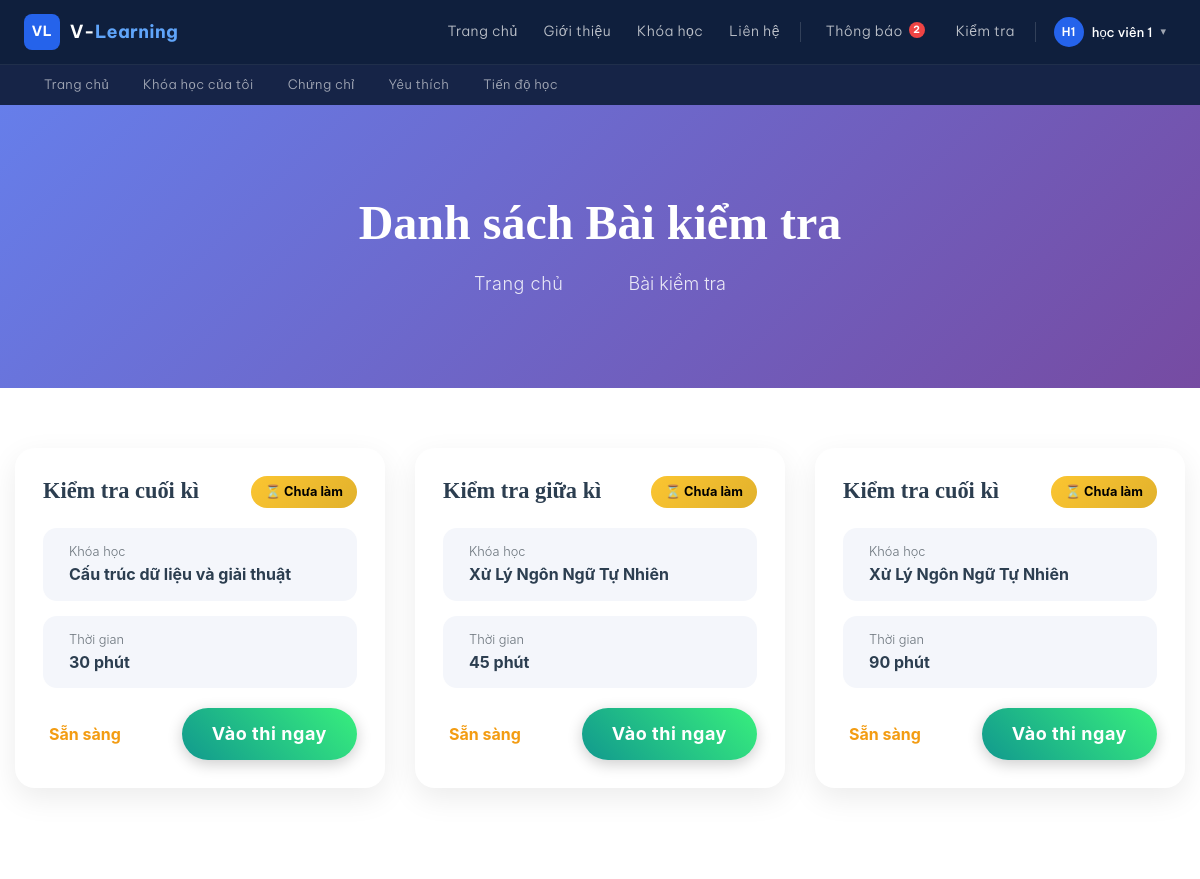
Page /quiz_list.php (signed in) on the committed database.
### tables this page shows
CREATE TABLE `quizzes` (
  `id` int NOT NULL,
  `course_id` int DEFAULT NULL,
  `title` varchar(255) DEFAULT NULL,
  `created_at` datetime DEFAULT CURRENT_TIMESTAMP,
  `time_limit` int DEFAULT '45'
);

CREATE TABLE `courses` (
  `id` int NOT NULL,
  `category_id` int DEFAULT NULL,
  `title` varchar(255) DEFAULT NULL,
  `description` text,
  `thumbnail` varchar(255) DEFAULT NULL,
  `price` decimal(10,2) NOT NULL DEFAULT '0.00',
  `status` enum('draft','published','archived') NOT NULL DEFAULT 'draft',
  `updated_at` timestamp NOT NULL DEFAULT CURRENT_TIMESTAMP ON UPDATE CURRENT_TIMESTAMP,
  `slug` varchar(255) NOT NULL,
  `teacher_id` int DEFAULT NULL,
  `created_at` datetime DEFAULT CURRENT_TIMESTAMP
);

### quiz_list.php (the view, shortened to what this page needs)
<?php
include 'config.php';
$user_id = $_SESSION['user_id'];
$sql = "SELECT q.*, c.title as course_name
        FROM quizzes q
        JOIN courses c ON q.course_id = c.id
        JOIN enrollments e ON c.id = e.course_id
        WHERE e.user_id = ?
        ORDER BY q.id DESC";
$stmt = $conn->prepare($sql);
$stmt->bind_param("i", $user_id);
$stmt->execute();
$result = $stmt->get_result();
?>
<?php include 'header.php'; ?>
<div class="breadcrumbs-custom">
    <div class="container">
        <h1 class="breadcrumbs-custom-title">Danh sách Bài kiểm tra</h1>
        <ul class="breadcrumbs-custom-path">
            <li><a href="home.php">Trang chủ</a></li>
            <li class="active">Bài kiểm tra</li>
        </ul>
    </div>
</div>
<section class="section section-lg bg-default" style="padding: 60px 0;">
    <div class="container">
        <?php if($result->num_rows > 0): ?>
            <div class="row">
                <?php while($row = $result->fetch_assoc()):
                    $q_id = $row['id'];
                    $check_sql = "SELECT score FROM exam_results WHERE user_id = ? AND quiz_id = ?";
                    $check_stmt = $conn->prepare($check_sql);
                    $check_stmt->bind_param("ii", $user_id, $q_id);
                    $check_stmt->execute();
                    $check_res = $check_stmt->get_result();
                    $done = $check_res->fetch_assoc();
                ?>
                <div class="col-md-6 col-lg-4" style="margin-bottom: 30px;">
                    <div class="quiz-card wow fadeInUp">
                        <div class="quiz-card-header">
                            <h3 class="quiz-card-title">
                                <i class="mdi mdi-clipboard-text-outline"></i> <?= htmlspecialchars($row['title']) ?>
                            </h3>
                            <span class="quiz-status-badge <?= $done ? 'badge-completed' : 'badge-pending' ?>">
                                <?= $done ? '✓ Đã hoàn thành' : '⏳ Chưa làm' ?>
                            </span>
                        </div>
                        <div class="quiz-card-body">
                            <div class="quiz-info-item">
                                <div class="quiz-info-item-content">
                                    <div class="quiz-info-item-label">Khóa học</div>
                                    <div class="quiz-info-item-value"><?= htmlspecialchars($row['course_name']) ?></div>
                                </div>
                            </div>
                            <div class="quiz-info-item">
                                <div class="quiz-info-item-content">
                                    <div class="quiz-info-item-label">Thời gian</div>
                                    <div class="quiz-info-item-value"><?= $row['time_limit'] ?> phút</div>
                                </div>
                            </div>
                        </div>
                        <div class="quiz-card-footer">
                            <?php if($done): ?>
                                <div class="quiz-score done">
                                    <i class="mdi mdi-trophy"></i>
                                    <span><?= floatval($done['score']) ?> / 10 điểm</span>
                                </div>
                                <button class="btn btn-secondary" disabled title="Bạn chỉ được làm bài 1 lần">
                                    <i class="mdi mdi-lock"></i> Đã nộp bài
                                </button>
                            <?php else: ?>
                                <div class="quiz-score ready" style="color: #f39c12; font-size: 1rem;">
                                    <span>Sẵn sàng</span>
                                </div>
                                <a href="take_quiz.php?id=<?= $row['id'] ?>"
                                    style="display: inline-flex;
                                            align-items: center;
                                            justify-content: center;
                                            background: linear-gradient(45deg, #11998e, #38ef7d); /* Màu nền Gradient */
                                            border: none;
                                            border-radius: 50px;
                                            padding: 12px 30px;
                                            color: white;              /* Chữ màu trắng */
                                            text-decoration: none;
                                            font-weight: bold;
                                            box-shadow: 0 4px 15px rgba(0,0,0,0.2);"> <span>Vào thi ngay <i class="mdi mdi-play-circle-outline"></i></span>
                                    </a>
                            <?php endif; ?>
                        </div>
                    </div>
                </div>
                <?php endwhile; ?>
            </div>
        <?php endif; ?>
    </div>
</section>
<?php include 'footer.php'; ?>

### header.php (style rules this page uses)
* { box-sizing: border-box; }

### quiz_list.php (style rules this page uses)
.breadcrumbs-custom { background: linear-gradient(135deg, #667eea 0%, #764ba2 100%); padding: 90px 0; text-align: center; }
.breadcrumbs-custom-title { font-size: 3rem; font-weight: 800; color: #fff; }
.breadcrumbs-custom-path li, .breadcrumbs-custom-path a { color: rgba(255,255,255,0.85); }
.quiz-card { background: #ffffff; border-radius: 20px; padding: 28px; box-shadow: 0 10px 30px rgba(0,0,0,0.08); transition: all 0.35s ease; height: 100%; }
.quiz-card-header { display: flex; justify-content: space-between; gap: 15px; margin-bottom: 20px; }
.quiz-card-title { font-size: 1.4rem; font-weight: 700; color: #2c3e50; }
.quiz-status-badge { padding: 6px 14px; border-radius: 20px; font-size: 0.8rem; font-weight: 700; white-space: nowrap; }
.badge-pending { background: linear-gradient(135deg, #fbc531, #e1b12c); color: #000; }
.quiz-card-body { display: grid; grid-template-columns: 1fr; gap: 15px; margin-bottom: 20px; }
.quiz-info-item { display: flex; align-items: center; gap: 12px; padding: 14px; background: #f4f6fb; border-radius: 14px; }
.quiz-info-item-label { font-size: 0.8rem; color: #6c757d; }
.quiz-info-item-value { font-size: 1rem; font-weight: 700; color: #2c3e50; }
.quiz-card-footer { display: flex; justify-content: space-between; align-items: center; }
.quiz-score { font-weight: 700; display: flex; align-items: center; gap: 6px; }
.quiz-score.ready { color: #f39c12; }

### rows in the picture
quizzes: title "Kiểm tra cuối kì", course.title "Cấu trúc dữ liệu và giải thuật", time_limit "30"
quizzes: title "Kiểm tra giữa kì", course.title "Xử Lý Ngôn Ngữ Tự Nhiên", time_limit "45"
quizzes: title "Kiểm tra cuối kì", course.title "Xử Lý Ngôn Ngữ Tự Nhiên", time_limit "90"

### other values in the picture
$count "2"
$initials "H1"
$fullname "học viên 1"
